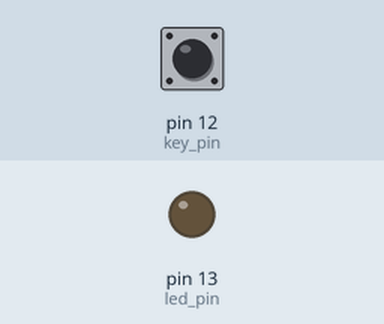
A sketch run on a simulated Arduino Uno, built with avr-gcc and run on an emulated ATmega328P. Shown: output pins drawn as LEDs (lit = HIGH). The inputs (shaded band) are chosen by the test bench; at power-on: pin 12 (key_pin) LOW.

Above: at 1.2 s.
1.3 s: pin 12 (key_pin) pulled HIGH for 0.15 s
At 1.37 s:
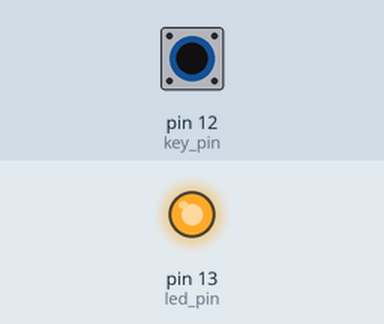
2.9 s: pin 12 (key_pin) pulled HIGH for 3.2 s
At 6.6 s:
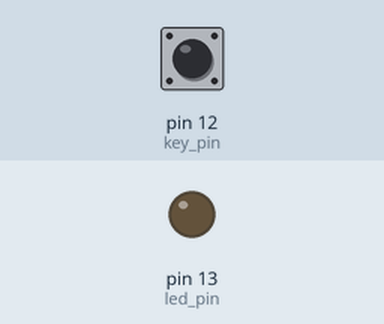
Timing chart, 0 to 8.1 s (numbered marks = the images above; inputs shaded):
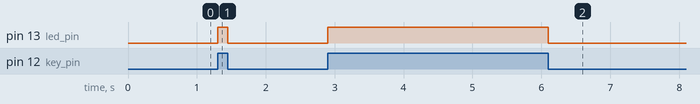

The sketch:

sketch_sep7a.ino
```cpp
const int key_pin = 12; // button pin
const int led_pin = LED_BUILTIN;


void setup() {
  // put your setup code here, to run once:
  pinMode(key_pin, INPUT);
  pinMode(led_pin, OUTPUT);

}

void loop() {
  // put your main code here, to run repeatedly:
  if (digitalRead(key_pin) == HIGH) // button pressed
  {
    digitalWrite(led_pin, HIGH);
  } else {
    digitalWrite(led_pin, LOW);
  }

}
```

Measured:
- after the input at 1.3 s, pin 13 (led_pin): LOW → HIGH at once, → LOW 0.15 s later
- after the input at 2.9 s, pin 13 (led_pin): LOW → HIGH at once, → LOW 3.2 s later
